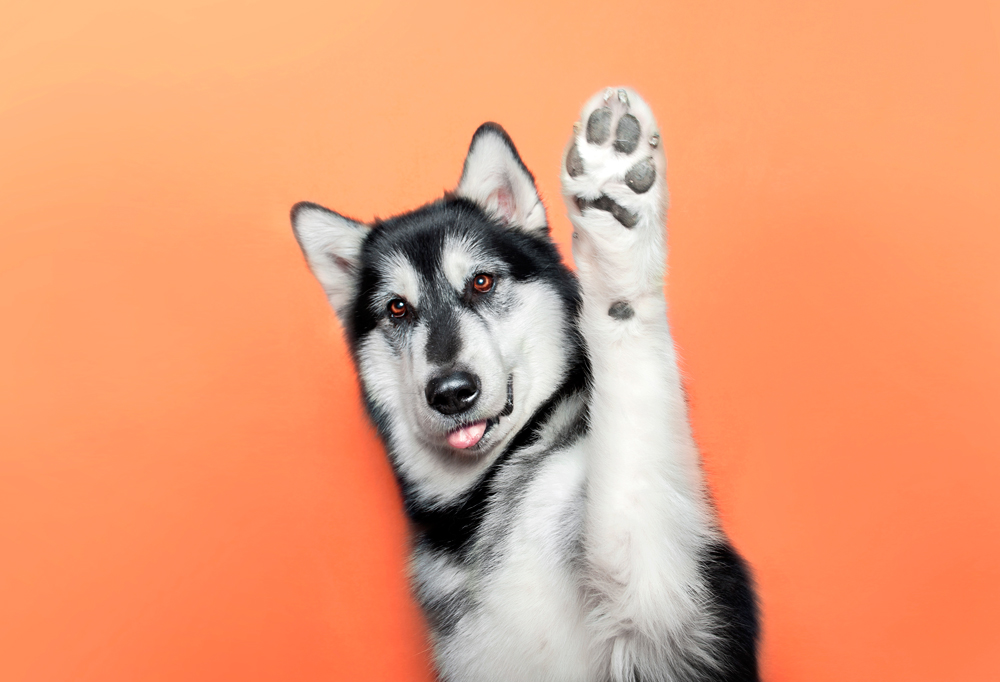
#> input picture photos/perrito_grande.jpg, 1000 x 682 px, found by its file name
$ python transformations.py
#> lines starting #> are read from the running program, lines starting #| are printed output that depends on the picture
import cv2 as cv
import numpy as np

img = cv.imread('Photos/perrito_grande.jpg')
#> img is the input picture: shape (682, 1000, 3); mean B, G, R 118.1, 156.6, 231.7
cv.imshow('Perrito', img)

# Translation
def translate(img, x, y):
#> called with x = -300, y = -100
    transMat = np.float32([[1,0,x], [0,1,y]])
    dimensions = (img.shape[1], img.shape[0])
#> dimensions = (1000, 682)
    return cv.warpAffine(img, transMat, dimensions)
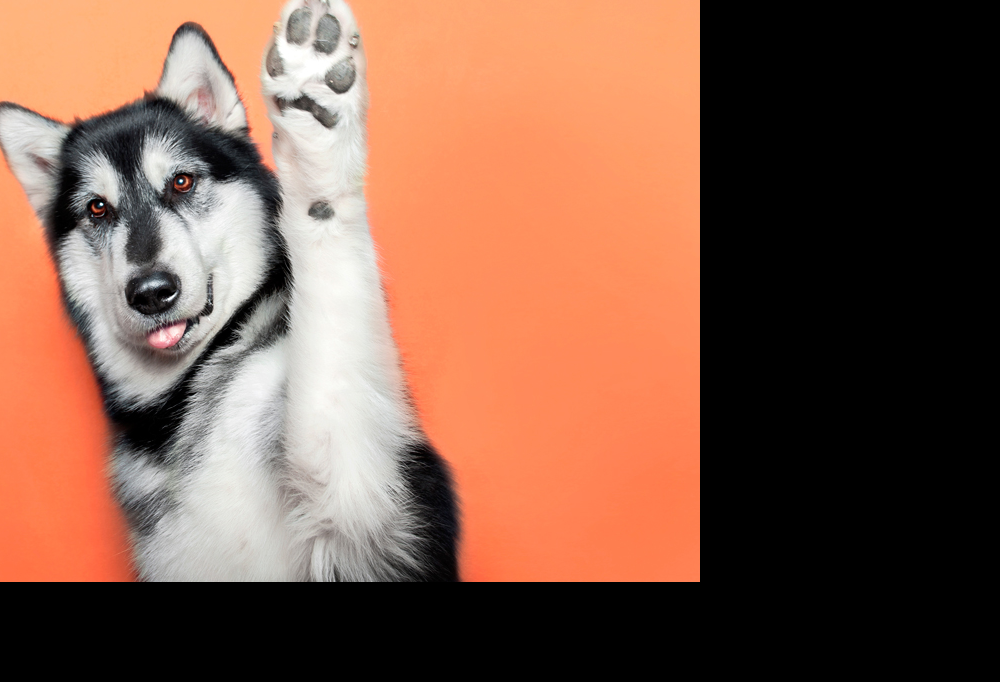
#> returned value: shape (682, 1000, 3); mean of channels 0, 1, 2 73.6, 91.2, 129.2; drawn as B, G, R

# Translation indicates the direction of the movement
# [-x] --> Left, [-y] --> Up, [x] --> Right, [y] --> Down

translated = translate(img, -300, -100)
#cv.imshow('Translated', translated)

# Rotation
def rotate(img, angle, rotPoint=None):
#> called with angle = -45
    (height, width) = img.shape[:2]
#> height = 682; width = 1000

    if rotPoint is None:
        rotPoint = (width//2, height//2)
#> rotPoint = (500, 341)

    rotMat = cv.getRotationMatrix2D(rotPoint, angle, 1.0) # 2.0 --> Scale
    dimensions = (width, height)
#> dimensions = (1000, 682)

    return cv.warpAffine(img, rotMat, dimensions)
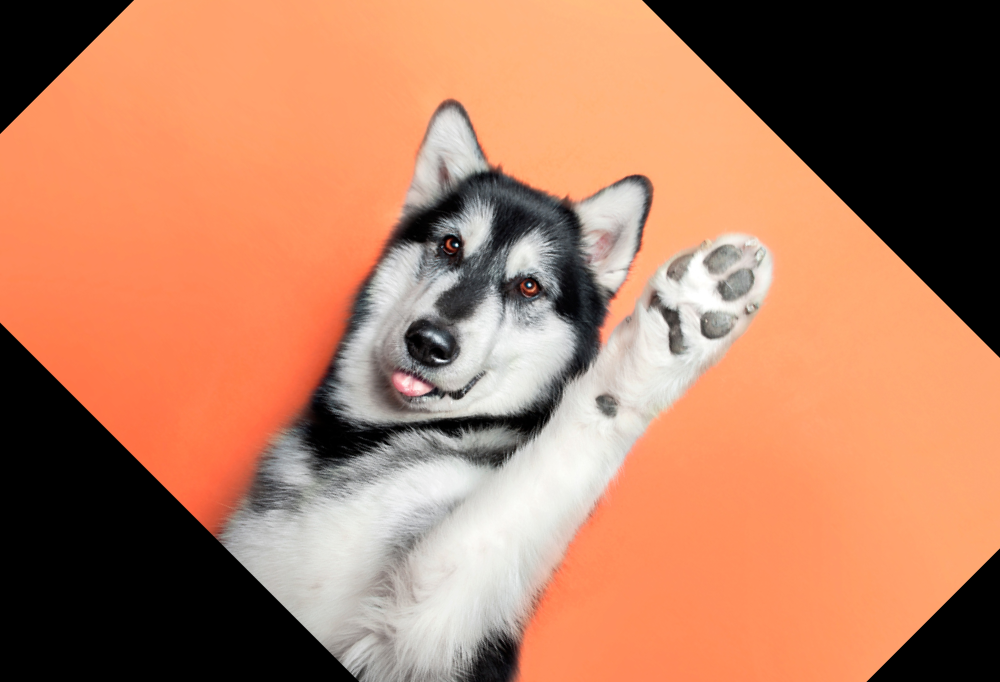
#> returned value: shape (682, 1000, 3); mean of channels 0, 1, 2 95.7, 123.9, 178.9; drawn as B, G, R


rotated = rotate(img, -45)
#cv.imshow('Rotated', rotated)

rotated_rotated = rotate(rotated, 45)
#> call 2 of rotate, with angle = 45
#> in rotate (call 2), `return cv.warpAffine(img, rotMat, dimensions)`:
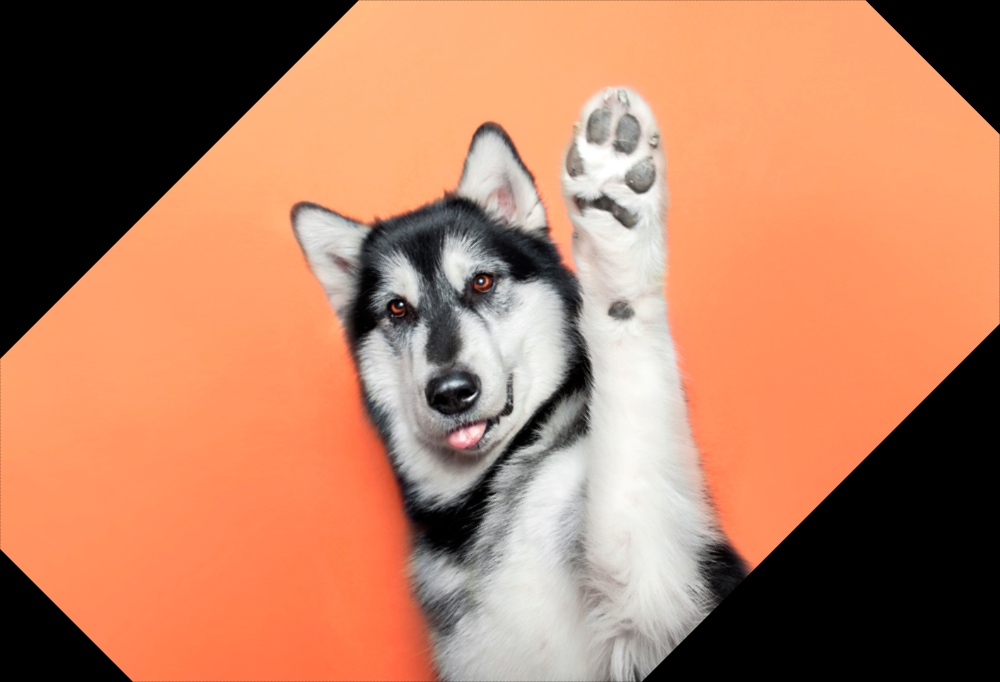
#> returned value: shape (682, 1000, 3); mean of channels 0, 1, 2 95.7, 123.8, 178.8; drawn as B, G, R
#cv.imshow('Rotated Rotated', rotated_rotated)

# Resizing
resized = cv.resize(img, (1600, 1000), interpolation=cv.INTER_CUBIC)
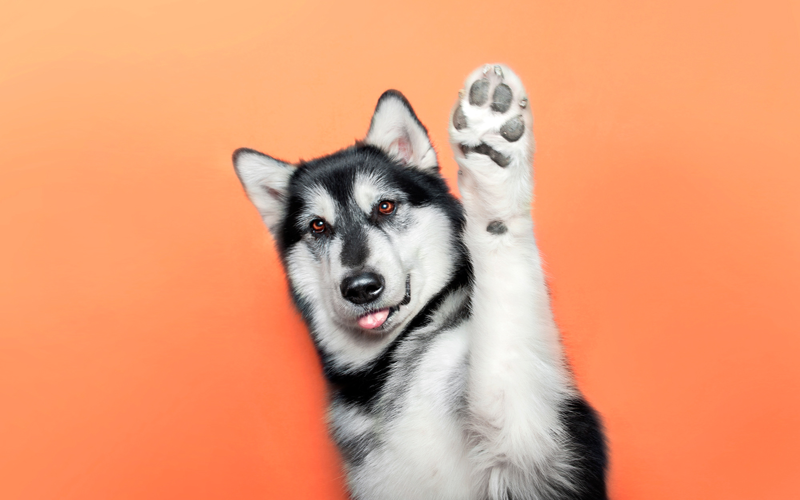
#> resized: shape (1000, 1600, 3) (shown at 1/2 size); mean B, G, R 118.1, 156.6, 231.7
#cv.imshow('Resized', resized)


# Flipping
flip = cv.flip(img, -1) # 0 --> Vertical, 1 --> Horizontal, -1 --> Both
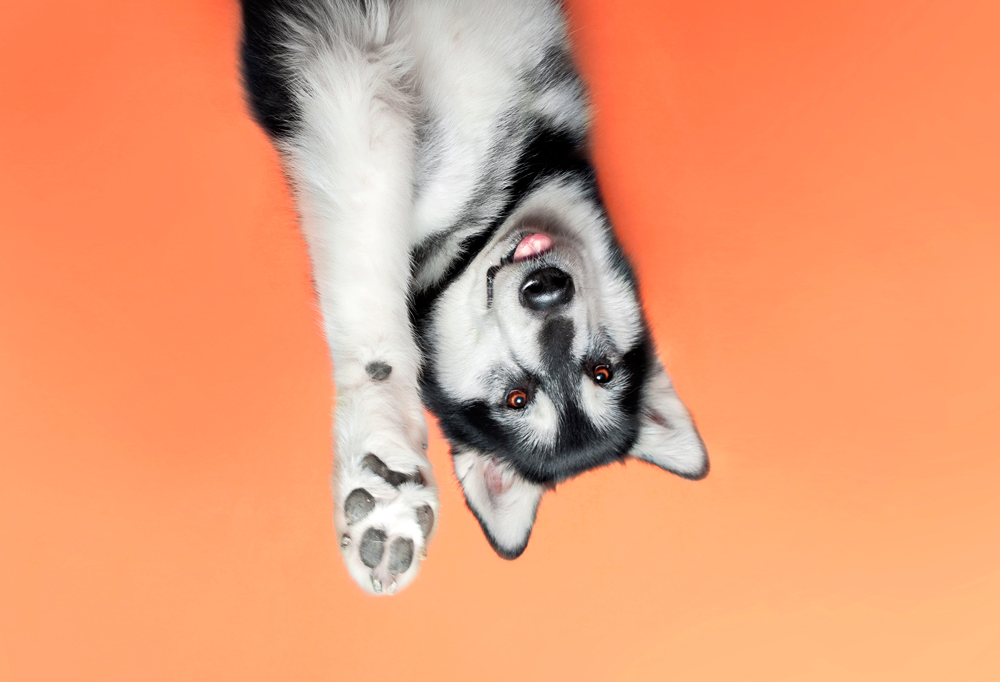
#> flip: shape (682, 1000, 3); mean B, G, R 118.1, 156.6, 231.7
#cv.imshow('Flip', flip)

# Cropping
cropped = img[150:700, 200:800]
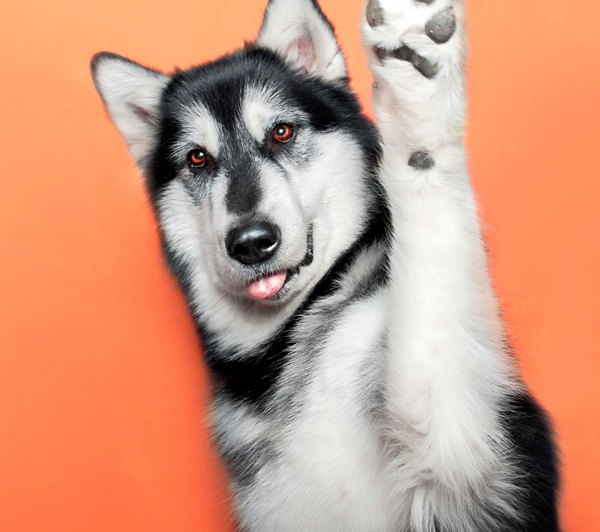
#> cropped: shape (532, 600, 3); mean B, G, R 128.2, 152.6, 206.6
cv.imshow('Cropped', cropped)

cv.waitKey(0)
